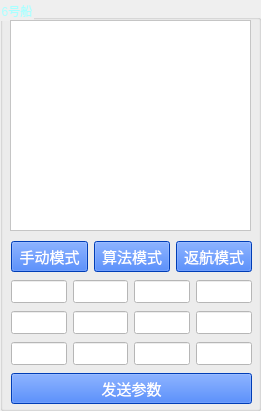
   <widget class="QGroupBox" name="groupBox_8">
    <property name="geometry">
     <rect>
      <x>10</x>
      <y>440</y>
      <width>261</width>
      <height>411</height>
     </rect>
    </property>
    <property name="styleSheet">
     <string notr="true">color: rgb(170, 255, 255);</string>
    </property>
    <property name="title">
     <string>6号船</string>
    </property>
    <widget class="QTextBrowser" name="text_6">
     <property name="geometry">
      <rect>
       <x>10</x>
       <y>20</y>
       <width>241</width>
       <height>211</height>
      </rect>
     </property>
     <property name="font">
      <font>
       <family>黑体</family>
       <pointsize>8</pointsize>
      </font>
     </property>
     <property name="styleSheet">
      <string notr="true">background-color: rgb(255, 255, 255);
color: rgb(0, 0, 0);</string>
     </property>
    </widget>
    <widget class="QWidget" name="layoutWidget">
     <property name="geometry">
      <rect>
       <x>11</x>
       <y>239</y>
       <width>241</width>
       <height>169</height>
      </rect>
     </property>
     <layout class="QVBoxLayout" name="verticalLayout_7">
      <item>
       <layout class="QHBoxLayout" name="horizontalLayout_25">
        <item>
         <widget class="QPushButton" name="manul_6">
          <property name="font">
           <font>
            <family>黑体</family>
            <pointsize>11</pointsize>
           </font>
          </property>
          <property name="styleSheet">
           <string notr="true">color: rgb(255, 255, 255);
background-color: rgb(0, 85, 255);</string>
          </property>
          <property name="text">
           <string>手动模式</string>
          </property>
         </widget>
        </item>
        <item>
         <widget class="QPushButton" name="guided_6">
          <property name="font">
           <font>
            <family>黑体</family>
            <pointsize>11</pointsize>
           </font>
          </property>
          <property name="styleSheet">
           <string notr="true">color: rgb(255, 255, 255);
background-color: rgb(0, 85, 255);</string>
          </property>
          <property name="text">
           <string>算法模式</string>
          </property>
         </widget>
        </item>
        <item>
         <widget class="QPushButton" name="RTL_6">
          <property name="font">
           <font>
            <family>黑体</family>
            <pointsize>11</pointsize>
           </font>
          </property>
          <property name="styleSheet">
           <string notr="true">color: rgb(255, 255, 255);
background-color: rgb(0, 85, 255);</string>
          </property>
          <property name="text">
           <string>返航模式</string>
          </property>
         </widget>
        </item>
       </layout>
      </item>
      <item>
       <layout class="QHBoxLayout" name="horizontalLayout_26">
        <item>
         <widget class="QLineEdit" name="pa0_6">
          <property name="font">
           <font>
            <family>Times New Roman</family>
            <pointsize>10</pointsize>
            <weight>75</weight>
            <bold>true</bold>
           </font>
          </property>
          <property name="styleSheet">
           <string notr="true">background-color: rgb(255, 255, 255);
color: rgb(0, 0, 0);</string>
          </property>
         </widget>
        </item>
        <item>
         <widget class="QLineEdit" name="pa1_6">
          <property name="font">
           <font>
            <family>Times New Roman</family>
            <pointsize>10</pointsize>
            <weight>75</weight>
            <bold>true</bold>
           </font>
          </property>
          <property name="styleSheet">
           <string notr="true">background-color: rgb(255, 255, 255);
color: rgb(0, 0, 0);</string>
          </property>
         </widget>
        </item>
        <item>
         <widget class="QLineEdit" name="pa2_6">
          <property name="font">
           <font>
            <family>Times New Roman</family>
            <pointsize>10</pointsize>
            <weight>75</weight>
            <bold>true</bold>
           </font>
          </property>
          <property name="styleSheet">
           <string notr="true">background-color: rgb(255, 255, 255);
color: rgb(0, 0, 0);</string>
          </property>
         </widget>
        </item>
        <item>
         <widget class="QLineEdit" name="pa3_6">
          <property name="font">
           <font>
            <family>Times New Roman</family>
            <pointsize>10</pointsize>
            <weight>75</weight>
            <bold>true</bold>
           </font>
          </property>
          <property name="styleSheet">
           <string notr="true">background-color: rgb(255, 255, 255);
color: rgb(0, 0, 0);</string>
          </property>
         </widget>
        </item>
       </layout>
      </item>
      <item>
       <layout class="QHBoxLayout" name="horizontalLayout_27">
        <item>
         <widget class="QLineEdit" name="pa4_6">
          <property name="font">
           <font>
            <family>Times New Roman</family>
            <pointsize>10</pointsize>
            <weight>75</weight>
            <bold>true</bold>
           </font>
          </property>
          <property name="styleSheet">
           <string notr="true">background-color: rgb(255, 255, 255);
color: rgb(0, 0, 0);</string>
          </property>
         </widget>
        </item>
        <item>
         <widget class="QLineEdit" name="pa5_6">
          <property name="font">
           <font>
            <family>Times New Roman</family>
            <pointsize>10</pointsize>
            <weight>75</weight>
            <bold>true</bold>
           </font>
          </property>
          <property name="styleSheet">
           <string notr="true">background-color: rgb(255, 255, 255);
color: rgb(0, 0, 0);</string>
          </property>
         </widget>
        </item>
        <item>
         <widget class="QLineEdit" name="pa6_6">
          <property name="font">
           <font>
            <family>Times New Roman</family>
            <pointsize>10</pointsize>
            <weight>75</weight>
            <bold>true</bold>
           </font>
          </property>
          <property name="styleSheet">
           <string notr="true">background-color: rgb(255, 255, 255);
color: rgb(0, 0, 0);</string>
          </property>
         </widget>
        </item>
        <item>
         <widget class="QLineEdit" name="pa7_6">
          <property name="font">
           <font>
            <family>Times New Roman</family>
            <pointsize>10</pointsize>
            <weight>75</weight>
            <bold>true</bold>
           </font>
          </property>
          <property name="styleSheet">
           <string notr="true">background-color: rgb(255, 255, 255);
color: rgb(0, 0, 0);</string>
          </property>
         </widget>
        </item>
       </layout>
      </item>
      <item>
       <layout class="QHBoxLayout" name="horizontalLayout_28">
        <item>
         <widget class="QLineEdit" name="pa8_6">
          <property name="font">
           <font>
            <family>Times New Roman</family>
            <pointsize>10</pointsize>
            <weight>75</weight>
            <bold>true</bold>
           </font>
          </property>
          <property name="styleSheet">
           <string notr="true">background-color: rgb(255, 255, 255);
color: rgb(0, 0, 0);</string>
          </property>
         </widget>
        </item>
        <item>
         <widget class="QLineEdit" name="pa9_6">
          <property name="font">
           <font>
            <family>Times New Roman</family>
            <pointsize>10</pointsize>
            <weight>75</weight>
            <bold>true</bold>
           </font>
          </property>
          <property name="styleSheet">
           <string notr="true">background-color: rgb(255, 255, 255);
color: rgb(0, 0, 0);</string>
          </property>
         </widget>
        </item>
        <item>
         <widget class="QLineEdit" name="pa10_6">
          <property name="font">
           <font>
            <family>Times New Roman</family>
            <pointsize>10</pointsize>
            <weight>75</weight>
            <bold>true</bold>
           </font>
          </property>
          <property name="styleSheet">
           <string notr="true">background-color: rgb(255, 255, 255);
color: rgb(0, 0, 0);</string>
          </property>
         </widget>
        </item>
        <item>
         <widget class="QLineEdit" name="pa11_6">
          <property name="font">
           <font>
            <family>Times New Roman</family>
            <pointsize>10</pointsize>
            <weight>75</weight>
            <bold>true</bold>
           </font>
          </property>
          <property name="styleSheet">
           <string notr="true">background-color: rgb(255, 255, 255);
color: rgb(0, 0, 0);</string>
          </property>
         </widget>
        </item>
       </layout>
      </item>
      <item>
       <widget class="QPushButton" name="set_6">
        <property name="font">
         <font>
          <family>黑体</family>
          <pointsize>11</pointsize>
         </font>
        </property>
        <property name="styleSheet">
         <string notr="true">color: rgb(255, 255, 255);
background-color: rgb(0, 85, 255);</string>
        </property>
        <property name="text">
         <string>发送参数</string>
        </property>
       </widget>
      </item>
     </layout>
    </widget>
   </widget>
